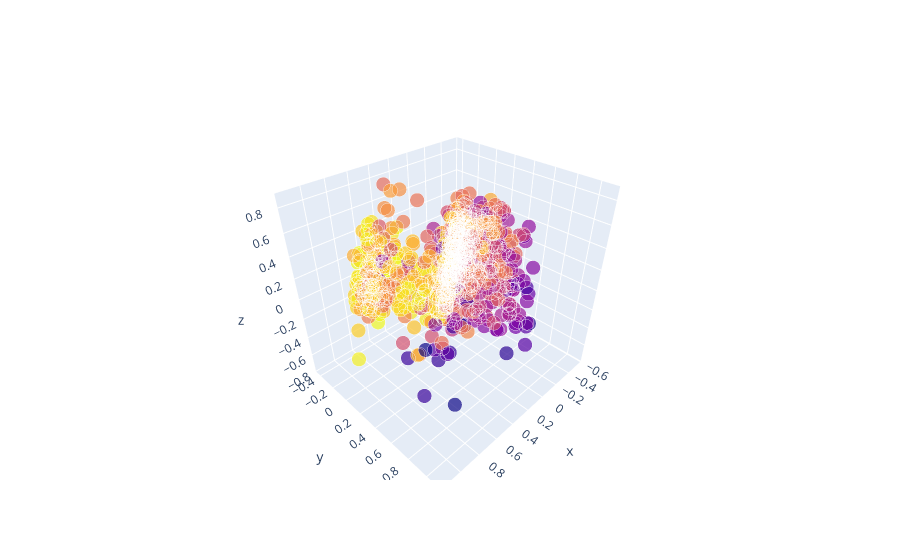

The code cell stored with this chart in its notebook:
### Code cell
chosen = ["danceability", "liveness", "tempo", "valence", "loudness", "speechiness", "acousticness", "danceability", "instrumentalness"]
text1 = df["artist_name"] + " - " + df["track_name"]
text2 = text1.values

# X = data_frame.drop(droppable, axis=1).values
X = df[chosen].values
y = df["energy"].values

min_max_scaler = MinMaxScaler()
X = min_max_scaler.fit_transform(X)

pca = PCA(n_components=3)
pca.fit(X)

X = pca.transform(X)

import plotly.offline as py
py.init_notebook_mode(connected=True)
import plotly.graph_objs as go
import plotly.tools as tls

trace = go.Scatter3d(
    x=X[:,0],
    y=X[:,1],
    z=X[:,2],
    text=text2,
    mode="markers",
    marker=dict(
        size=(20,20),
        color=y
    )
)

fig = go.Figure(data=[trace])
py.iplot(fig, filename="test-graph")

### Figure 1 — Plotly figure (JSON) as saved in the notebook; plotly's stock layout.template omitted (floating-point values rounded to 4 significant figures; data arrays with more than 128 entries replaced by an {"elided": "..."} marker saying what was removed)
{"data": [{"marker": {"color": {"elided": "956 float values"}, "size": [20, 20]}, "mode": "markers", "text": {"elided": "956 str values"}, "type": "scatter3d", "x": {"elided": "956 float values"}, "y": {"elided": "956 float values"}, "z": {"elided": "956 float values"}}], "layout": {}}
